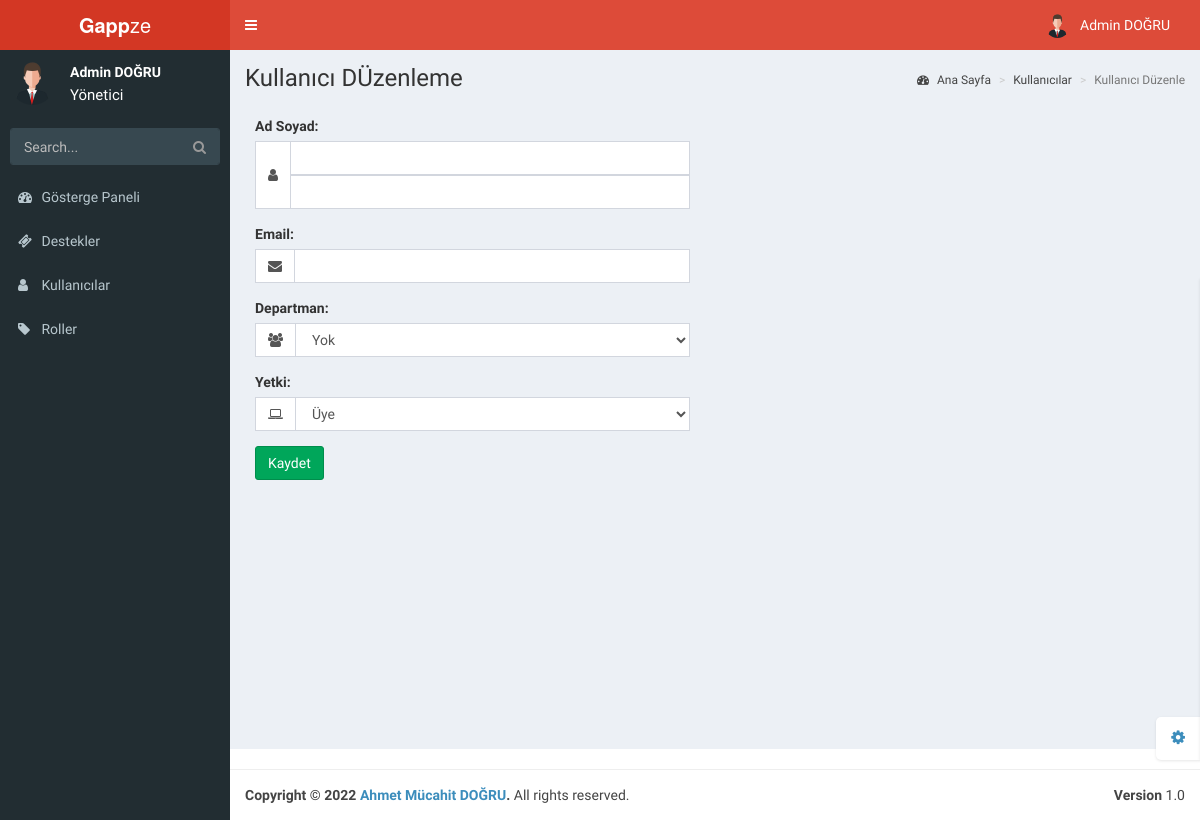
/admin/account-edit.php (signed in), run on the app's committed database.
### tables this page shows
CREATE TABLE `accounts` (
  `id` int(11) NOT NULL,
  `firstName` varchar(64) NOT NULL,
  `lastName` varchar(64) NOT NULL,
  `email` varchar(255) NOT NULL,
  `password` varchar(255) NOT NULL,
  `permission` int(11) NOT NULL,
  `department` int(11) NOT NULL,
  `createdDate` timestamp NOT NULL DEFAULT current_timestamp() ON UPDATE current_timestamp()
);

CREATE TABLE `roles` (
  `id` int(11) NOT NULL,
  `name` varchar(255) NOT NULL
);

CREATE TABLE `pages` (
  `id` int(11) NOT NULL,
  `name` varchar(255) NOT NULL,
  `src` varchar(255) NOT NULL,
  `permission` int(11) NOT NULL,
  `location` int(11) NOT NULL,
  `dropdown` int(11) NOT NULL,
  `isDropdown` int(11) NOT NULL,
  `icon` varchar(255) NOT NULL,
  `isLogged` int(11) NOT NULL
);

### functions/account.function.php (called while the page is built, shortened)
<?php
class Accounts{
  public function getPermissionName($id){
      $class = new classFonksiyon();
      $db = $class->dbConnection();
      $accounts = $db->prepare("SELECT permission FROM accounts WHERE id = ?");
      $accounts->execute(array(
        $id
      ));
      $accounts_fetch = $accounts->fetch();
      $roles = $db->prepare("SELECT * FROM roles WHERE id = ?");
      $roles->execute(array(
        $accounts_fetch["permission"]
      ));
      $roles_fetch = $roles->fetch();
      if($accounts->rowCount() != 0){
        if($roles_fetch == 0){
          return "Üye";
        }else{
        return $roles_fetch["name"];
        }
      }else{
        return false;
      }
  }
  public function getName($id){
    $class = new classFonksiyon();
    $db = $class->dbConnection();
    $accounts = $db->prepare("SELECT firstName,lastName,email FROM accounts WHERE id = ?");
    $accounts->execute(array(
      $id
    ));
    $accounts_fetch = $accounts->fetch();
    if($accounts->rowCount() != 0){
      $names = array(
        0 => $accounts_fetch["firstName"],
        1 => $accounts_fetch["lastName"],
        2 => $accounts_fetch["email"]
      );
    return $names;
    }
  }
}

### admin/account-edit.php (the view, shortened to what this page needs)
<?php
require_once($_SERVER['DOCUMENT_ROOT']."/functions/functionBase.php");
?>
<!DOCTYPE html>
<html>
<head>
    <link href="resources/bootstrap/css/bootstrap.min.css" rel="stylesheet" type="text/css" />
    <link href="https://maxcdn.bootstrapcdn.com/font-awesome/4.3.0/css/font-awesome.min.css" rel="stylesheet"
        type="text/css" />
    <link href="http://code.ionicframework.com/ionicons/2.0.0/css/ionicons.min.css" rel="stylesheet" type="text/css" />
    <link href="resources/plugins/datatables/dataTables.bootstrap.css" rel="stylesheet" type="text/css" />
    <link href="resources/css/AdminLTE.min.css" rel="stylesheet" type="text/css" />
    <link href="resources/css/skins/_all-skins.min.css" rel="stylesheet" type="text/css" />
</head>
<body class="skin-red">
    <div class="wrapper">
        <?php
            include("pages/header.php");
            include("pages/navbar.php");
        ?>
        <div class="content-wrapper">
            <section class="content-header">
                <h1>
                    Kullanıcı DÜzenleme
                </h1>
                <ol class="breadcrumb">
                    <li><a href="#"><i class="fa fa-dashboard"></i> Ana Sayfa</a></li>
                    <li><a href="#">Kullanıcılar</a></li>
                    <li class="active">Kullanıcı Düzenle</li>
                </ol>
            </section>
            <section class="content">
                <div class="row">
                    <div class="col-md-6">
                        <div class="box-body">
                            <div class="form-group">
                                <label>Ad Soyad:</label>
                                <div class="input-group">
                                    <div class="input-group-addon">
                                        <i class="fa fa-user"></i>
                                    </div>
                                    <?php
                                        $names = $user->getName($_GET["id"]);
                                    ?>
                                    <input type="text" class="form-control" name="name" value="<?= $names[0] ?>"/>
                                    <input type="text" class="form-control" name="surname" value="<?= $names[1]?>" />
                                </div>
                            </div>
                            <div class="form-group">
                                <label>Email:</label>
                                <div class="input-group">
                                    <div class="input-group-addon">
                                        <i class="fa fa-envelope"></i>
                                    </div>
                                    <input type="email" class="form-control" name="email" value="<?= $names[2]?>" data-inputmask='"mask": "(999) 999-9999"'
                                        data-mask />
                                </div>
                            </div>
                            <div class="form-group">
                                <label>Departman:</label>
                                <div class="input-group">
                                    <div class="input-group-addon">
                                        <i class="fa fa-group"></i>
                                    </div>
                                    <select class="form-control" name="department" id="department">
                                        <?php
                                            $db = $class->dbConnection();
                                        if($db){
                                            $departments = $db->prepare("SELECT * FROM departments");
                                            $departments->execute();
                                            if($departments->rowCount() != 0){
                                                echo "<option value='0'>Yok</option>";
                                            }
                                        }
                                        ?>
                                    </select>
                                </div>
                            </div>
                            <div class="form-group">
                                <label>Yetki:</label>
                                <div class="input-group">
                                    <div class="input-group-addon">
                                        <i class="fa fa-laptop"></i>
                                    </div>
                                    <select class="form-control" name="permission" id="permission">
                                        <?php
                                        if($db){
                                            $roles = $db->prepare("SELECT * FROM roles");
                                            $roles->execute();
                                            if($roles->rowCount() != 0){
                                                echo "<option value='0'>Üye</option>";
                                            }
                                        }?>
                                    </select>
                                </div>
                            </div>
                            <button class="btn btn-success updateUser" id="<?= $_GET["id"] ?>" name="updateUser">Kaydet</button>
                        </div>
                    </div>
                            </div>
                        </div>
                    </div>
    <?php
    include("pages/footer.php");
    ?>
</body>
</html>

### admin/pages/header.php (shortened to what this page needs)
<header class="main-header">
    <a href="index.php" class="logo"><b>Gapp</b>ze</a>
    <nav class="navbar navbar-static-top" role="navigation">
        <a href="#" class="sidebar-toggle" data-toggle="offcanvas" role="button">
        </a>
        <div class="navbar-custom-menu">
            <ul class="nav navbar-nav">
                <li class="dropdown user user-menu">
                    <a href="#" class="dropdown-toggle" data-toggle="dropdown">
                        <img src="/resources/img/user.jpg" class="user-image" alt="User Image" />
                        <?php
                        $names = $user->getName($_SESSION["userAccountID"]);
                        ?>
                        <span class="hidden-xs"><?= $names[0]." ".$names[1] ?></span>
                    </a>
                </li>
            </ul>
        </div>
    </nav>
</header>

### admin/pages/navbar.php
<aside class="main-sidebar">
    <section class="sidebar">
        <div class="user-panel">
            <div class="pull-left image">
                <img src="/resources/img/user.jpg" class="img-circle" alt="User Image" />
            </div>
            <?php
            $names = $user->getName($_SESSION["userAccountID"]);
            ?>
            <div class="pull-left info">
                <p><?= $names[0]." ".$names[1] ?></p>
                <a style="font-size: 15px"><?= $user->getPermissionName($_SESSION["userAccountID"]) ?></a>
            </div>
        </div>
        <form action="#" method="get" class="sidebar-form">
            <div class="input-group">
                <input type="text" name="q" class="form-control" placeholder="Search..." />
                <span class="input-group-btn">
                    <button type='submit' name='search' id='search-btn' class="btn btn-flat"><i
                            class="fa fa-search"></i></button>
                </span>
            </div>
        </form>
        <ul class="sidebar-menu">
             <?php
                $class->pagesAll(1,0);
            ?>
        </ul>
    </section>
</aside>

### functions/class.function.php (shortened to what this page needs)
<?php
class classFonksiyon {
    private $settings = "/settings.json";
    private $host;
    private $username;
    private $password;
    private $database;
    public function __construct()
    {
      $jsonVeri = file_get_contents($_SERVER['DOCUMENT_ROOT'].$this->settings);
      $jsonVeri = json_decode($jsonVeri,true);
      $this->host = $jsonVeri["host"];
      $this->username = $jsonVeri["user"];
      $this->password = $jsonVeri["password"];
      $this->database = $jsonVeri["database"];
    }
    public function dbConnection(){
      try {
        $conn = new PDO("mysql:host=$this->host;dbname=$this->database;charset=utf8", $this->username, $this->password);
        $conn->setAttribute(PDO::ATTR_ERRMODE, PDO::ERRMODE_EXCEPTION);
      } catch(PDOException $e) {
        $message = "Connection failed: " . $e->getMessage();
      }
      return $conn;
    }
    public function pagesAll($location,$permission){
      $db = $this->dbConnection();
      if($db){
        if($location == 1){
          $page = $db->prepare("SELECT * FROM pages WHERE location = ?");
          $page->execute(array(
            $location
          ));
          if($page->rowCount() != 0){
            foreach ($page as $page_veri) {
                if($page_veri["permission"] == $permission){
                  if($page_veri["isDropdown"] == 1){
                  echo "
                  <li class='treeview'>
                  <a href='#'>
                  <i class='{$page_veri["icon"]}'></i>
                  <span>{$page_veri["name"]}</span></a>";
                    echo '<ul class="treeview-menu">';
                    echo "</ul></li>";
                  }else{
                    if($page_veri["dropdown"] == 0){
                    echo "<li class='treeview'>";
                    echo "<a href='{$page_veri["src"]}'>";
                    echo "<i class='{$page_veri["icon"]}'></i> <span>{$page_veri["name"]}</span>";
                    echo "</a>";
                    echo "</li>";
                    }
                  }
                }
            }
        }
      }
    }
    }
}

### data on the page
accounts: firstName "Admin", lastName "DOĞRU", permission.name "Yönetici"
pages: name "Gösterge Paneli"
pages: name "Destekler"
pages: name "Kullanıcılar"
pages: name "Roller"
